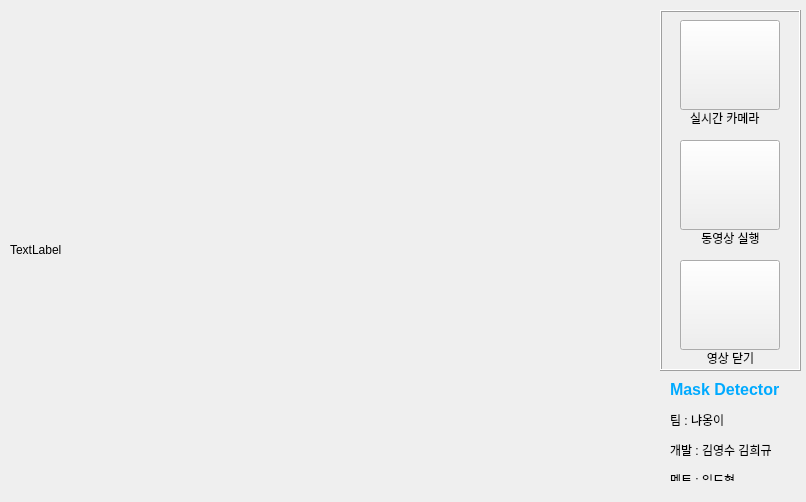
<?xml version="1.0" encoding="UTF-8"?>
<ui version="4.0">
 <class>MainWindow</class>
 <widget class="QMainWindow" name="MainWindow">
  <property name="windowModality">
   <enum>Qt::NonModal</enum>
  </property>
  <property name="geometry">
   <rect>
    <x>0</x>
    <y>0</y>
    <width>806</width>
    <height>502</height>
   </rect>
  </property>
  <property name="windowTitle">
   <string>Mask Detector for 해커톤</string>
  </property>
  <property name="autoFillBackground">
   <bool>false</bool>
  </property>
  <widget class="QWidget" name="centralwidget">
   <widget class="QLabel" name="lbl_img">
    <property name="geometry">
     <rect>
      <x>10</x>
      <y>10</y>
      <width>640</width>
      <height>480</height>
     </rect>
    </property>
    <property name="text">
     <string>TextLabel</string>
    </property>
   </widget>
   <widget class="QLabel" name="label">
    <property name="geometry">
     <rect>
      <x>670</x>
      <y>380</y>
      <width>131</width>
      <height>101</height>
     </rect>
    </property>
    <property name="text">
     <string>&lt;html&gt;&lt;head/&gt;&lt;body&gt;&lt;p&gt;&lt;span style=&quot; font-size:12pt; font-weight:600; color:#00aaff;&quot;&gt;Mask Detector&lt;/span&gt;&lt;/p&gt;&lt;p&gt;팀 : 냐옹이&lt;/p&gt;&lt;p&gt;개발 : 김영수 김희규&lt;/p&gt;&lt;p&gt;멘토 : 임도형&lt;/p&gt;&lt;/body&gt;&lt;/html&gt;</string>
    </property>
   </widget>
   <widget class="QFrame" name="frame">
    <property name="geometry">
     <rect>
      <x>660</x>
      <y>10</y>
      <width>141</width>
      <height>361</height>
     </rect>
    </property>
    <property name="frameShape">
     <enum>QFrame::Box</enum>
    </property>
    <property name="frameShadow">
     <enum>QFrame::Raised</enum>
    </property>
    <widget class="QPushButton" name="btn_camera">
     <property name="geometry">
      <rect>
       <x>20</x>
       <y>10</y>
       <width>100</width>
       <height>90</height>
      </rect>
     </property>
     <property name="toolTip">
      <string extracomment="실시간 카메라 탐지"/>
     </property>
     <property name="text">
      <string/>
     </property>
     <property name="icon">
      <iconset>
       <normaloff>../image/camerabutton.png</normaloff>../image/camerabutton.png</iconset>
     </property>
     <property name="iconSize">
      <size>
       <width>96</width>
       <height>96</height>
      </size>
     </property>
    </widget>
    <widget class="QPushButton" name="btn_av">
     <property name="geometry">
      <rect>
       <x>20</x>
       <y>130</y>
       <width>100</width>
       <height>90</height>
      </rect>
     </property>
     <property name="toolTip">
      <string extracomment="동영상 탐지"/>
     </property>
     <property name="text">
      <string/>
     </property>
     <property name="icon">
      <iconset>
       <normaloff>../image/videobutton.png</normaloff>../image/videobutton.png</iconset>
     </property>
     <property name="iconSize">
      <size>
       <width>96</width>
       <height>96</height>
      </size>
     </property>
    </widget>
    <widget class="QPushButton" name="btn_close">
     <property name="geometry">
      <rect>
       <x>20</x>
       <y>250</y>
       <width>100</width>
       <height>90</height>
      </rect>
     </property>
     <property name="toolTip">
      <string extracomment="영상 닫기"/>
     </property>
     <property name="text">
      <string/>
     </property>
     <property name="icon">
      <iconset>
       <normaloff>../image/closebutton.png</normaloff>../image/closebutton.png</iconset>
     </property>
     <property name="iconSize">
      <size>
       <width>96</width>
       <height>96</height>
      </size>
     </property>
    </widget>
    <widget class="QLabel" name="label_2">
     <property name="geometry">
      <rect>
       <x>30</x>
       <y>100</y>
       <width>81</width>
       <height>16</height>
      </rect>
     </property>
     <property name="text">
      <string>실시간 카메라</string>
     </property>
    </widget>
    <widget class="QLabel" name="label_3">
     <property name="geometry">
      <rect>
       <x>30</x>
       <y>220</y>
       <width>81</width>
       <height>16</height>
      </rect>
     </property>
     <property name="text">
      <string>동영상 실행</string>
     </property>
     <property name="alignment">
      <set>Qt::AlignCenter</set>
     </property>
    </widget>
    <widget class="QLabel" name="label_4">
     <property name="geometry">
      <rect>
       <x>30</x>
       <y>340</y>
       <width>81</width>
       <height>16</height>
      </rect>
     </property>
     <property name="text">
      <string>영상 닫기</string>
     </property>
     <property name="alignment">
      <set>Qt::AlignCenter</set>
     </property>
    </widget>
   </widget>
  </widget>
  <action name="action11111">
   <property name="text">
    <string>11111</string>
   </property>
  </action>
  <action name="action222222">
   <property name="text">
    <string>222222</string>
   </property>
  </action>
  <action name="action33333">
   <property name="text">
    <string>33333</string>
   </property>
  </action>
 </widget>
 <resources/>
 <connections/>
</ui>
